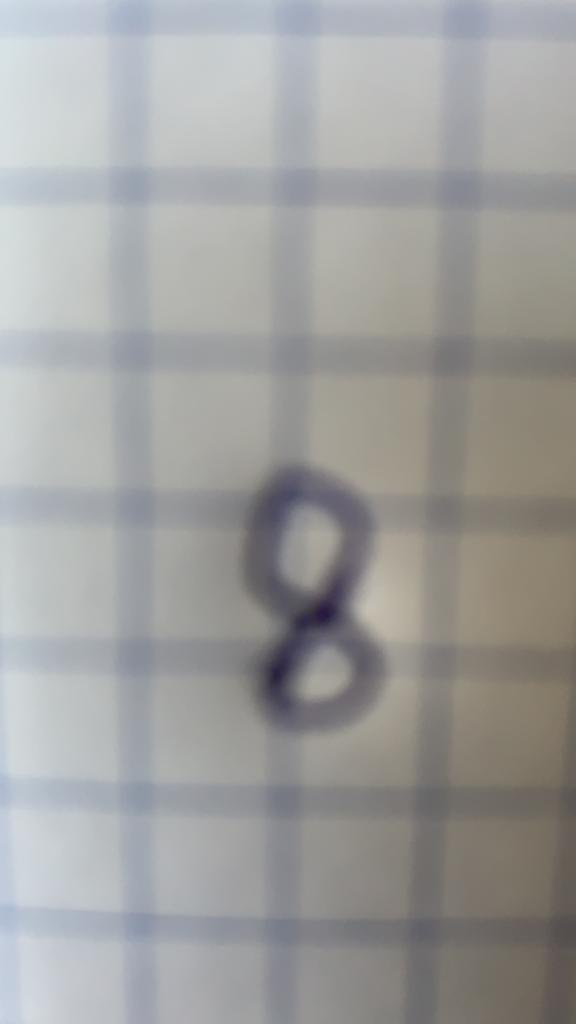
#> input picture ex3/tests/sample_digit.png, 576 x 1024 px
$ python transform.py tests/sample_digit.png   (older library calls are emulated)
#> lines starting #> are read from the running program, lines starting #| are printed output that depends on the picture
from PIL import Image, ImageFilter


def imageprepare(argv):
    """
    This function returns the pixel values.
    The imput is a png file location.
    """
#> called with argv = './tests/sample_digit.png'
    im = Image.open(argv).convert('L')
    width = float(im.size[0])
#> width = 576
    height = float(im.size[1])
#> height = 1024
    newImage = Image.new('L', (28, 28), (255))  # creates white canvas of 28x28 pixels
#> newImage: PIL image 28x28 L; every value is 255

    if width > height:  # check which dimension is bigger
        # Width is bigger. Width becomes 20 pixels.
        nheight = int(round((20.0 / width * height), 0))  # resize height according to ratio width
        if (nheight == 0):  # rare case but minimum is 1 pixel
            nheight = 1
            # resize and sharpen
        img = im.resize((20, nheight), Image.ANTIALIAS).filter(ImageFilter.SHARPEN)
        wtop = int(round(((28 - nheight) / 2), 0))  # calculate horizontal position
        newImage.paste(img, (4, wtop))  # paste resized image on white canvas
    else:
        # Height is bigger. Heigth becomes 20 pixels.
        nwidth = int(round((20.0 / height * width), 0))  # resize width according to ratio height
#> nwidth = 11
        if (nwidth == 0):  # rare case but minimum is 1 pixel
            nwidth = 1
            # resize and sharpen
        img = im.resize((nwidth, 20), Image.ANTIALIAS).filter(ImageFilter.SHARPEN)
        wleft = int(round(((28 - nwidth) / 2), 0))  # caculate vertical pozition
#> wleft = 8
        newImage.paste(img, (wleft, 4))  # paste resized image on white canvas
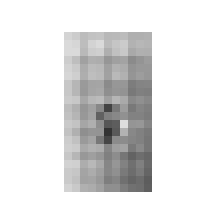
#> newImage: PIL image 28x28 L (shown 8 times larger); min 51, max 255, mean 228.1

    tv = list(newImage.getdata())  # get pixel values
#> tv = 784 values, max 255 at index 0, min 51 at index 461, mean 228.1

    # normalize pixels to 0 and 1. 0 is pure white, 1 is pure black.
    tva = [(255 - x) * 1.0 / 255.0 for x in tv]
#> tva = 784 values, max 0.8 at index 461, min 0 at index 0, mean 0.105
    print(tva)
#> (printed output is left out)
    return tva

filename = 'sample_digit.png'
mnist_filename = 'mnist_' + filename
data = imageprepare('./tests/' + filename) #file path here
#> data has the same summary as tva in imageprepare
# file_object = open('./tests/' + mnist_filename, 'w+')

# file_object.write(data)

# file_object.close()

#> (the run stopped early here; a loop or call above may not have finished)
